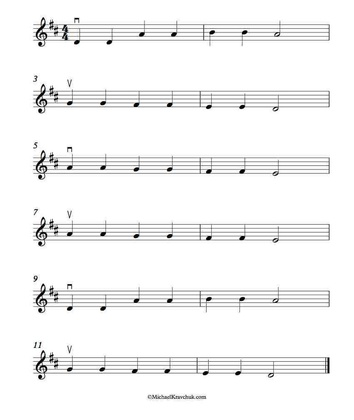
%> input picture music.jpg, 354 x 420 px, shrunk from 850 x 1008 before the run
$ octave --eval "result = tnm034(imread('music.jpg'));"   (GNU Octave 9; MATLAB toolbox functions it lacks are replaced by stand-ins)
%> lines starting %> are read from the running program, lines starting %| are printed output that depends on the picture; in (x1, y1, x2, y2) boxes, pixels count from 0 and x2, y2 are one past the last pixel; in counts of white or black regions, pixels touching at a corner belong together; the program's own positions count from 1
### naive_crop.m
function [ height_start, height_end, width_start, width_end ] = naive_crop( image )
% NAIVE CROP
%   Inputs, image
%   Outputs, positions where to crop

    % Theshold the image so that the background is white and the sheet
    % is black
    bw = 1-imbinarize(image(:,:,3),'global');
%> bw: size 420x354 double; values 0 (black) and 1 (white), 8.6% white in thin lines or dots, all inside (x1, y1, x2, y2) = (33, 17, 330, 399)
    bw = bwareaopen(bw, 2000);
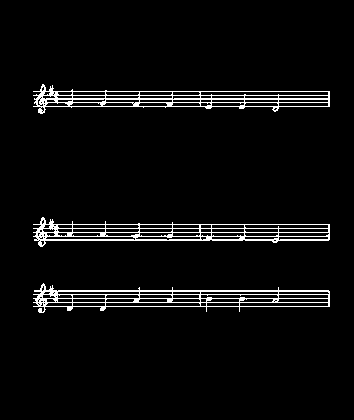
%> bw: size 420x354 logical; 4.4% white in thin lines or dots, all inside (x1, y1, x2, y2) = (33, 84, 330, 313)
    bw_out = bw;
    height_start = 1;
    height_end = length(bw_out(:,1));
%> height_end = 420
    width_start = 1;
    width_end = length(bw_out(1,:));
%> width_end = 354

    while true

        if ~(sum(bw_out(1,:)) > 150 || sum(bw_out(:,1)) > 150 ...
            || sum(bw_out(end,:)) > 150 || sum(bw_out(:,end)) > 150)
            break
        end

        width = length(bw_out(1,:));
        height = length(bw_out(:,1));

        if sum(bw_out(1,:)) > 150
            bw_out = bw_out(2:height, :);
            height_start = height_start+1;
            height = height-1;
        end

        if sum(bw_out(height,:)) > 150
            bw_out = bw_out(1:height-1, :);
            height_end = height_end-1;
            height = height-1;
        end

        if sum(bw_out(:,1)) > 150
            bw_out = bw_out(:, 2:width);
            width_start = width_start+1;
            width = width-1;
        end

        if sum(bw_out(:,width)) > 150
            bw_out = bw_out(:, 1:width-1);
            width_end = width_end-1;
            width = width-1;
        end

    end
%> after the loop, height_start = 1; width_start = 1
%> in tnm034, `[height_start, height_end, width_start, width_end] = naive_crop(image);`: height_end = 420; width_start = 1; width_end = 354
end

### rotate_image.m
function [ rotated_image ] = rotate_image( image )
% FIND ROTATION
%   Inputs, binary image
%   Outputs, binary image that is rotatated with an angle based on Hough
%   transform

    [H, theta, rho] = hough(image, 'theta', -89.9:0.1:89.9);
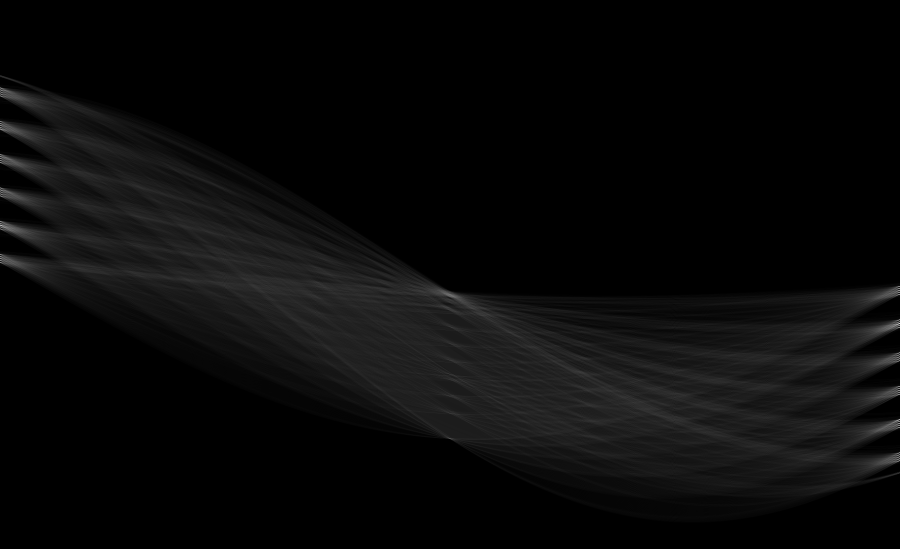
%> H: size 1097x1799 double (shown at 1/2 size); min 0, max 289, mean 10.9; drawn with min black and max white
%> theta = 1799 values from -89.9 to 89.9; rho = 1097 values from -548 to 548
    peak = houghpeaks(H);
%> peak = [840 1799]
    lineAngle = theta(peak(2));
%> lineAngle = 89.9

    if lineAngle > 0
        rotationAngle = 270 + lineAngle;
%> rotationAngle = 359.9
    else
        rotationAngle = 90 + lineAngle;
    end

     rotated_image = imrotate(image, rotationAngle, 'bilinear','crop');
end

### staff_line_identification.m
function [ staff_lines ] = staff_line_identification( bw_image )
% STAFF LINE IDENTIFICATION
%   Inputs, binary image
%   Outputs, positions and cluster of the staff lines

    % Erosion of horizontal lines
    se_line = strel('line', length(bw_image)*0.005, 0);
    bw_image = imerode(bw_image, se_line);
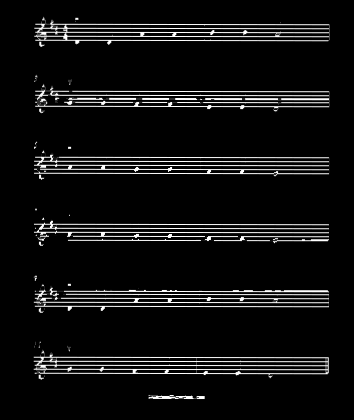
%> bw_image: size 420x354 double; min 0, max 1, mean 0.0674

    % [7 lines of commented-out code are left out]
    [pks, locs] = findpeaks(sum(bw_image,2));
%> pks = 54 values, max 260.6 at index 39, min 0.805 at index 9, mean 142.1; locs = 54 values from 20 to 399

    % Remove all unrelevant peaks based on threshold
    % Can be improved by using cluster classification
    % median(diff())
    tresh = pks > max(pks)/5;
%> tresh = 54 logical values, 30 true
    locs = locs .* tresh;
%> locs = 54 values, max 374 at index 51, min 0 at index 1, mean 110.8
    pks = pks .* tresh;
%> pks = 54 values, max 260.6 at index 39, min 0 at index 1, mean 140.1

    pks_tresh = pks(pks~=0);
%> pks_tresh = 30 values, max 260.6 at index 21, min 218.7 at index 20, mean 252.2
    locs_tresh = locs(locs~=0);
%> locs_tresh = 30 values from 25 to 374
    staff_lines = [];

    % Classification of stafflines clusters
    if mod(length(locs_tresh), 5) == 0
        staff_lines = locs_tresh;
%> staff_lines = 30 values from 25 to 374
    else
        staff_lines = locs_tresh;

        % Remove shortest line until the systems consist of 5 lines
        while ~ mod(length(staff_lines), 5) == 0
            index = find(pks_tresh == min(pks_tresh));
            pks_tresh(index) = [];
            staff_lines(index) = [];

            pks_tresh = pks_tresh(pks_tresh~=0);
            staff_lines = staff_lines(staff_lines~=0);
        end
    end
end

### remove_stafflines.m
function [ out_image ] = remove_stafflines( in_image, staff_lines )
% REMOVE STAFFLINES
%   Inputs, binary image and location of staff lines
%   Outputs, binary image without staff lines

    out_image = in_image;
    for i=1:length(staff_lines(:))
        % [10 lines of commented-out code are left out]
        out_image(staff_lines(i)-1, :) = 0;
        out_image(staff_lines(i), :) = 0;
        out_image(staff_lines(i)+1, :) = 0;
    end
%> this loop made 30 passes
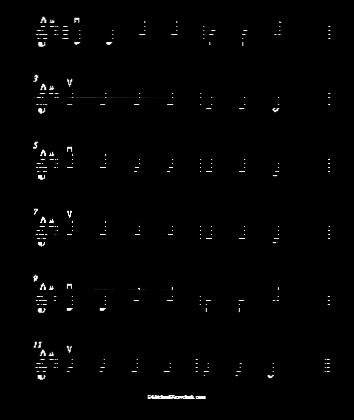
%> out_image: size 420x354 double; min 0, max 1, mean 0.00968
end

### get_split_positions.m
function [ split_positions ] = get_split_positions( image, staff_lines )
% GET SPLITT POSITIONS
%   Inputs, binary image and location off staff lines
%   Outputs, positions of where to splitt the image into subimages based on
%   the staff lines

    split_positions(1) = max(staff_lines(1)-50, 1);
    for i=5:5:length(staff_lines(:))-1
        split_positions(end+1) = ceil(staff_lines(i) ...
            + ((staff_lines(i+1) - staff_lines(i)) / 2));
    end
%> this loop made 5 passes
%> i on passes 1 to 5: 5, 10, 15, 20, 25
%> after the loop, split_positions = [1 67 133 200 267 333]
    split_positions(end+1) = length(image(:,1));

end

### split_images.m
function [ out_im ] = split_images( in_im, split_pos )
% SPLIT IMAGES
%   Inputs, binary image and location of staff lines
%   Outputs, subimages stored in cells

    out_im = [];
    for i=1:length(split_pos)-1
        out_im{i} = in_im(split_pos(i):split_pos(i+1),:);
    end
end

### clean_image.m
function [ subimg_clean ] = clean_image( subimg_no_sl, n )
% CLEAN IMAGE
%   Inputs, subimages without staff lines and number of subimages
%   Outputs, cleaned subimages

    % Structural element similar to the holes created from the removal of
    % the staff lines
    se_line = strel('line', 4, 90);
    subimg_clean = [];
    for i_img=1:n
        subimg_clean{i_img} = imdilate(subimg_no_sl{i_img},se_line);
    end
end

### map_stafflines_to_subimages.m
function [ subimg_staff_lines ] = map_stafflines_to_subimages( staff_lines, split_pos )
% MAP STAFF LINES TO SUBIMAGES
%   Inputs, staff lines and split positions
%   Outputs, staff lines locations in subimages

    subimg_staff_lines = [];
    for i=1:length(split_pos)-1
        for j=1:5
            subimg_staff_lines{i}(j) = staff_lines((i-1)*5+j) - split_pos(i);
        end
    end
end

### find_note_locations.m
function [ locs_x, locs_y ] = find_note_locations( subimg, n )
% FIND NOTE LOCATIONS
%   Inputs, binary images and number of subimages
%   Outputs, subimages stored in cells

    % Structuring elements that looks like note heads
    se_disk_small = strel('disk', 1);

    se_disk = strel('disk', 4);
    se_disk_large = strel('disk', 5);

    subimg_temp = [];

    for i_img=1:n

        % Filter out round objects i.e. note heads
        subimg_temp{i_img} = imerode(subimg{i_img},se_disk);

        % Get all objects areas
        L = bwlabel(subimg_temp{i_img});
        note_heads = regionprops(L, 'Area');
        m_area = median([note_heads.Area]);

        subimg_temp{i_img} = imerode(subimg_temp{i_img},se_disk_small);


        % Remove noise smaller than 40% of the maximal object
        %subimg_temp{i_img} = xor(bwareaopen(subimg_temp{i_img}, round(m_area*0.8)),...
         %   bwareaopen(subimg_temp{i_img}, round(m_area*1.2)));

        % Merge close objects
        subimg_temp{i_img} = imdilate(subimg_temp{i_img},se_disk_large);
        subimg_temp{i_img} = subimg_temp{i_img} > 0.01;

        % Print detected notes as an overlay on the image
        %overlay = imoverlay(subimg{i_img}, subimg_temp{i_img}, [.3 1 .3]);
        %figure;
        %imshow(overlay);

        % Find locations of the note head based on their centroids
        note_heads = regionprops(subimg_temp{i_img}, 'Centroid');
        centroids = cat(1, note_heads.Centroid);
        locs_x{i_img} = centroids(:,1);
        locs_y{i_img} = centroids(:,2);
    end
end

### get_bounding_boxes.m
function [ locs_bb, out_subimg_clean ] = get_bounding_boxes( locs_x, locs_y, subimg_clean, n )
% GET BOUNDING BOXES
%   Inputs, locations of notes and clean subimages
%   Outputs, locations of each bounding box and a cleaner set of subimages

    for i_img=1:n
        % Get all coherent regions
        L = bwlabel(subimg_clean{i_img});
        objects{i_img} = regionprops(L, 'BoundingBox');

        % Print the subimage to have something to draw the bounding boxes on
        %figure
        %imshow(subimg_clean{i_img})

        for i = 1:length(locs_x{i_img})
            for k = 1:length(objects{i_img})
                bb = objects{i_img}(k).BoundingBox;
                % Find right bounding box for each note head
                if locs_x{i_img}(i) > bb(1) && locs_x{i_img}(i) < bb(1)+bb(3) && locs_y{i_img}(i) > bb(2) && locs_y{i_img}(i) < bb(2)+bb(4)
                    % Draw and store bounding box
                    %rectangle('Position',bb,'EdgeColor','green');
                    locs_bb{i_img}{i} = [bb(1), bb(2), bb(3), bb(4)];
                end
            end
        end

        out_subimg_clean = subimg_clean;
        % Clean up everything except the notes
        for k = 1:length(objects{i_img})
           bb_mat = cell2mat(locs_bb{i_img});
           bb = objects{i_img}(k).BoundingBox;
           if ~ (ismember(bb(2), bb_mat(2:4:end)) && ismember(bb(1), bb_mat(1:4:end)))
                out_subimg_clean{i_img}(round(bb(2)):round(bb(2)+bb(4)),round(bb(1)):round(bb(1)+bb(3))) = 0;
           end
        end
    end
end

### tnm034.m
%%%%%%%%%%%%%%%%%%%%%%%%%%
function strout = tnm034( image )
%
% Im: Input image of captured sheet music. Im should be in
% double format, normalized to the interval [0,1]
%
% strout: The resulting character string of the detected notes.
% The string must follow the pre-defined format, explained below.
%
%%%%%%%%%%%%%%%%%%%%%%%%%%
    strout = '';

    % ------ PREPROCESSING

    % Crop image
    [height_start, height_end, width_start, width_end] = naive_crop(image);

    % Convert to binary image with the size of the cropped image
    bw = 1-imbinarize(image(height_start:height_end,width_start:width_end,3),...
        'adaptive','ForegroundPolarity','dark','Sensitivity',0.4);

    % Rotate image using Hough transform to find the angle
    bw = rotate_image(bw);

    % ------ STAFF LINE IDENTIFICATION

    staff_lines = staff_line_identification(bw);

    if ~isempty(staff_lines)

        % ------ CLEAN UP IMAGES

        % Remove staff lines
        bw_no_sl = remove_stafflines(bw, staff_lines);

        % Identify positions to split into subimages for each row block
        split_pos = get_split_positions(bw, staff_lines);
%> split_pos = [1 67 133 200 267 333 420]

        % Calcualate the number of subimages
        n = length(split_pos)-1;
%> n = 6

        % Split bw and bw without staff lines into subimages
        subimg = split_images(bw, split_pos);
%> after the loop in split_images, `for i=1:length(split_pos)-1`: out_im = 6 items
%> subimg = 6 items
        subimg_no_sl = split_images(bw_no_sl, split_pos);
%> subimg_no_sl = 6 items

        % Clean up holes where the staff lines where removed
        subimg_clean = clean_image(subimg_no_sl, n);
%> subimg_clean = 6 items

        % Caluculate locations for staff lines in the subimages
        subimg_staff_lines = map_stafflines_to_subimages(staff_lines, split_pos);
%> after the loop in map_stafflines_to_subimages, `for i=1:length(split_pos)-1`: subimg_staff_lines = {[24 28 32 36 40], [25 29 33 36 40], [25 29 33 37 41], [25 29 33 37 41], [25 28 32 36 40], [25 29 33 37 41]}

        % ------ IDENTIFY NOTES

        [locs_x, locs_y] = find_note_locations(subimg, n);
%> the loop in find_note_locations, `for i_img=1:n` made 6 passes
%> (m_area, centroids) on passes 1 to 6: (4.5, [40.85 34.51]), (1.5, [42.35 35.82]), (12, [41.27 35]), (3, [42.49 37.95]), (1, [41.14 35.64]), (13, [39.85 35.51])
%> pass 1, in find_note_locations, `L = bwlabel(subimg_temp{i_img});`:
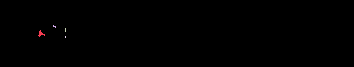
%> L: size 67x354 double; 5 distinct labels, from 0 to 4; one colour per label, 0 black
%> after the loop in find_note_locations, `for i_img=1:n`: locs_x = {40.85, 42.35, 41.27, 42.49, 41.14, 39.85}; locs_y = {34.51, 35.82, 35, 37.95, 35.64, 35.51}; subimg_temp = 6 items
%> locs_x = {40.85, 42.35, 41.27, 42.49, 41.14, 39.85}; locs_y = {34.51, 35.82, 35, 37.95, 35.64, 35.51}

        [locs_bb, subimg_clean] = get_bounding_boxes(locs_x, locs_y, subimg_clean, n);
%> the loop in get_bounding_boxes, `for i_img=1:n` made 2 passes
%> pass 1, in get_bounding_boxes, `L = bwlabel(subimg_clean{i_img});`:
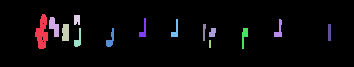
%> L: size 67x354 double; 15 distinct labels, from 0 to 14; one colour per label, 0 black
%> pass 2, in get_bounding_boxes, `L = bwlabel(subimg_clean{i_img});`:
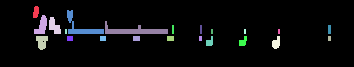
%> L: size 67x354 double; 23 distinct labels, from 0 to 22; one colour per label, 0 black
%> the run ends on the next line

        % Check if multiple noteheads share bounding box and classify as eighth notes
        locs_group_size = get_note_group(locs_bb, n);

        % ------ CLASSIFY NOTES

        % Determine note type
        [locs_fourth_note, locs_eighth_note] = get_note_type(locs_x, locs_y, locs_bb, locs_group_size, subimg_clean, n);

        % Determine tones
        strout = get_note_pitch(locs_eighth_note, locs_fourth_note, locs_y, subimg_staff_lines, n);
    end
end
